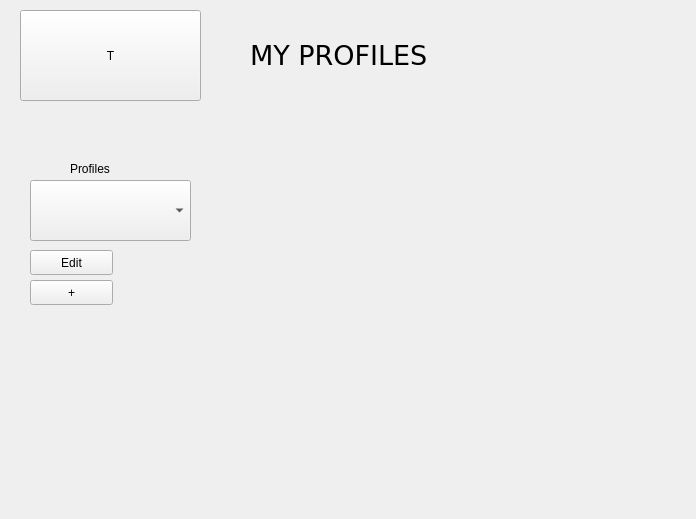
<?xml version="1.0" encoding="UTF-8"?>
<ui version="4.0">
 <class>profiles</class>
 <widget class="QWidget" name="profiles">
  <property name="geometry">
   <rect>
    <x>0</x>
    <y>0</y>
    <width>696</width>
    <height>519</height>
   </rect>
  </property>
  <property name="windowTitle">
   <string>Form</string>
  </property>
  <widget class="QLabel" name="label_2">
   <property name="geometry">
    <rect>
     <x>70</x>
     <y>160</y>
     <width>91</width>
     <height>17</height>
    </rect>
   </property>
   <property name="text">
    <string>Profiles</string>
   </property>
  </widget>
  <widget class="QPushButton" name="pushButton_4">
   <property name="geometry">
    <rect>
     <x>30</x>
     <y>280</y>
     <width>83</width>
     <height>25</height>
    </rect>
   </property>
   <property name="text">
    <string>+</string>
   </property>
  </widget>
  <widget class="QPushButton" name="pushButton">
   <property name="geometry">
    <rect>
     <x>20</x>
     <y>10</y>
     <width>181</width>
     <height>91</height>
    </rect>
   </property>
   <property name="text">
    <string>T</string>
   </property>
  </widget>
  <widget class="QComboBox" name="comboBox">
   <property name="geometry">
    <rect>
     <x>30</x>
     <y>180</y>
     <width>161</width>
     <height>61</height>
    </rect>
   </property>
  </widget>
  <widget class="QLabel" name="label">
   <property name="geometry">
    <rect>
     <x>250</x>
     <y>20</y>
     <width>231</width>
     <height>71</height>
    </rect>
   </property>
   <property name="font">
    <font>
     <family>DejaVu Sans</family>
     <pointsize>20</pointsize>
    </font>
   </property>
   <property name="text">
    <string>MY PROFILES</string>
   </property>
  </widget>
  <widget class="QPushButton" name="pushButton_3">
   <property name="geometry">
    <rect>
     <x>30</x>
     <y>250</y>
     <width>83</width>
     <height>25</height>
    </rect>
   </property>
   <property name="text">
    <string>Edit</string>
   </property>
  </widget>
 </widget>
 <resources/>
 <connections/>
</ui>
